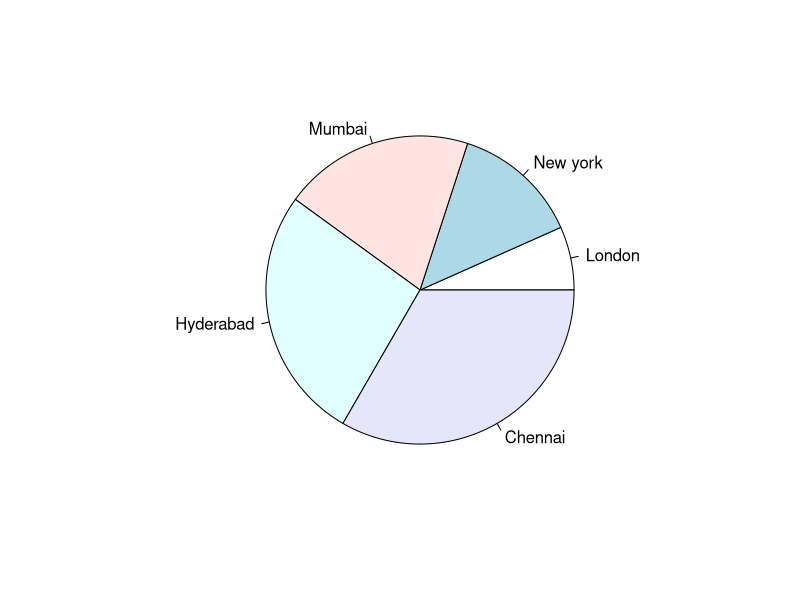

Write the R code that produced this figure.
#Pie Plot
a = c(1,2,3,4,5)
labels = c("London", "New york", "Mumbai", "Hyderabad", "Chennai")
png(file = "pieplot.png")
pie(a,labels)
dev.off()
